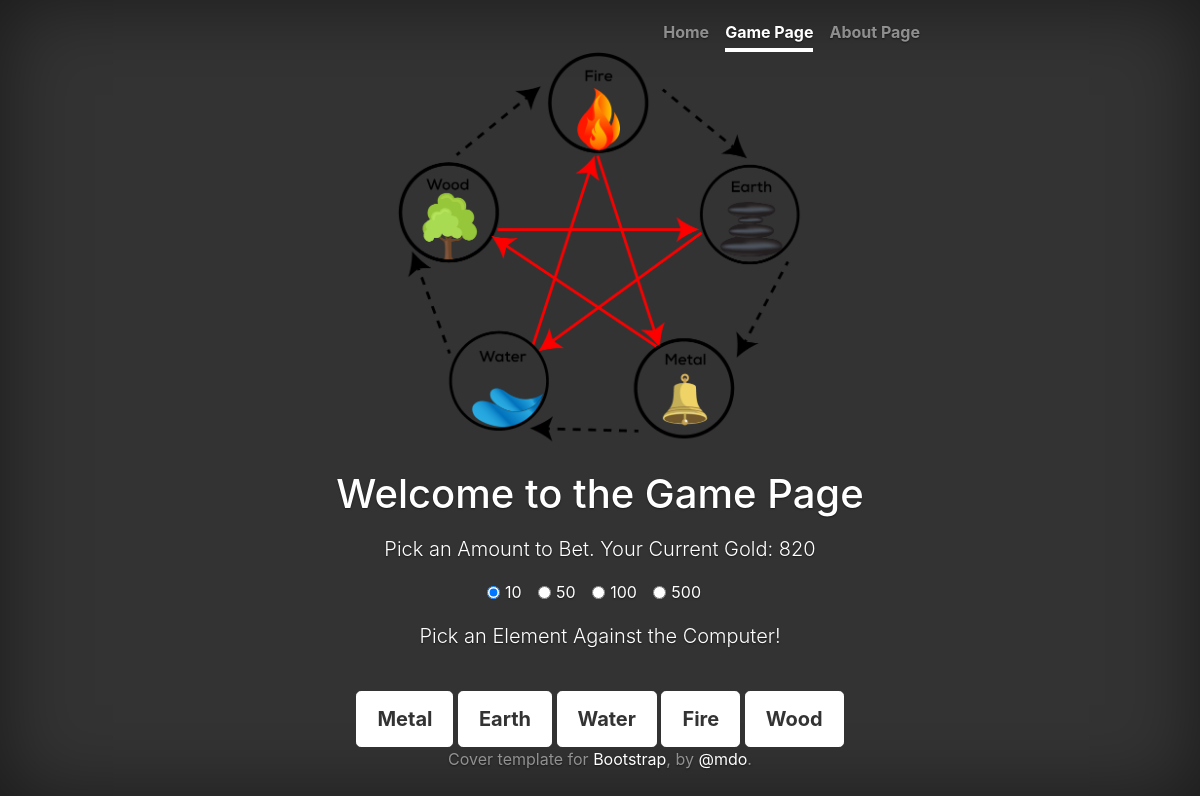
The page /game_page (signed in) on the database as committed earlier.
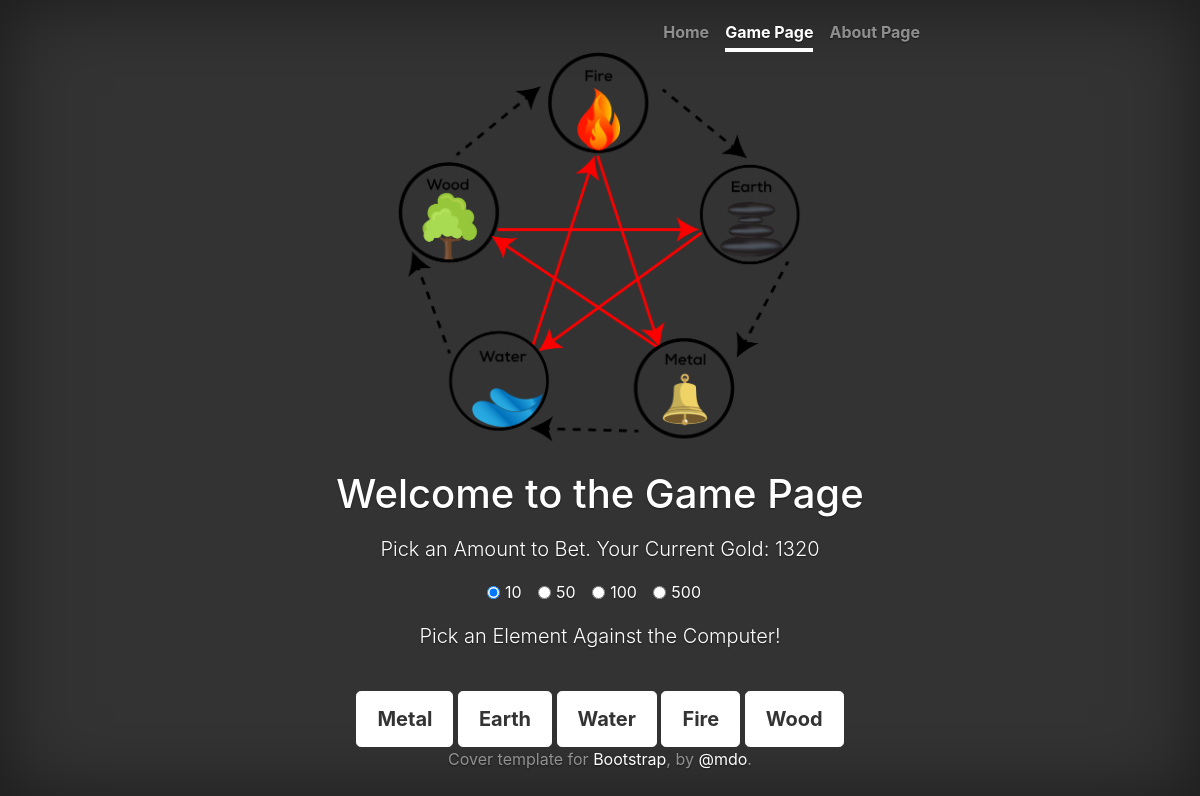
The same page on the database as committed later.
### group_app/models.py (models this page shows)
class User(models.Model):
    user_name = models.CharField(max_length=20)
    email = models.CharField(max_length=40)
    password = models.CharField(max_length=250)
    gold = models.IntegerField(default=1000)
    avatar = models.CharField(max_length=12, default="Metal")
    created_at = models.DateTimeField(auto_now_add=True)
    updated_at = models.DateTimeField(auto_now=True)
    objects = UserManager()

### group_app/views.py (the view)
# urls.py: path('game_page', views.game_page, name="game_page"),
def game_page(request):
    this_user = User.objects.get(id=request.session['user_id'])
    context = {
        'user': this_user,
    }
    return render(request, 'game_page.html', context)

### group_app/templates/game_page.html (shortened to what this page needs)
<!doctype html>
<html lang="en">
<head>
    {% load static %}
    <link href="{% static 'bootstrap.min.css' %}" rel="stylesheet">
    <link rel="stylesheet" href="{% static 'cover.css' %}">
</head>
<body class="text-center">
    <div class="cover-container d-flex h-100 p-3 mx-auto flex-column">
        <header class="masthead mb-auto">
            <div class="inner">
                <nav class="nav nav-masthead justify-content-center">
                    <a class="nav-link" href="{% url 'main' %}">Home</a>
                    <a class="nav-link active" href="{% url 'game_page' %}">Game Page</a>
                    <a class="nav-link " href="{% url 'about_page' %}">About Page</a>
                </nav>
            </div>
        </header>
        <main role="main" class="inner cover">
            <p class="lead">
                <img src="{% static 'element.png' %}" alt="" width=70%>
            </p>
            <h1 class="cover-heading">Welcome to the Game Page</h1>
            <p class="lead mt-3">Pick an Amount to Bet. Your Current Gold: {{ user.gold }}</p>
            <form action="/user_choice" method="POST">
                <div class="form-check form-check-inline">
                    <input class="form-check-input" type="radio" name="bet_amount" value="10" checked="checked">
                    <label class="form-check-label">10</label>
                </div>
                <div class="form-check form-check-inline">
                    <input class="form-check-input" type="radio" name="bet_amount" value="50">
                    <label class="form-check-label">50</label>
                </div>
                <div class="form-check form-check-inline">
                    <input class="form-check-input" type="radio" name="bet_amount" value="100">
                    <label class="form-check-label">100</label>
                </div>
                <div class="form-check form-check-inline">
                    <input class="form-check-input" type="radio" name="bet_amount" value="500">
                    <label class="form-check-label">500</label>
                </div>
                <p class="lead mt-3">Pick an Element Against the Computer!</p> <br>
                <input type="submit" class="btn btn-lg btn-secondary" value="Metal" name="choice">
                <input type="submit" class="btn btn-lg btn-secondary" value="Earth" name="choice">
                <input type="submit" class="btn btn-lg btn-secondary" value="Water" name="choice">
                <input type="submit" class="btn btn-lg btn-secondary" value="Fire" name="choice">
                <input type="submit" class="btn btn-lg btn-secondary" value="Wood" name="choice">
            </form>
        </main>
        <footer class="mastfoot mt-auto">
            <div class="inner">
                <p>Cover template for <a href="https://getbootstrap.com/">Bootstrap</a>, by <a href="https://twitter.com/mdo">@mdo</a>.</p>
            </div>
        </footer>
    </div>
</body>
</html>

### group_app/static/cover.css (style rules this page uses)
a, a:focus, a:hover { color: #fff; }
.btn-secondary, .btn-secondary:hover, .btn-secondary:focus { color: #333; text-shadow: none; background-color: #fff; border: .05rem solid #fff; }
html, body { height: 100%; background-color: #333; }
body { display: -ms-flexbox; display: -webkit-box; display: flex; -ms-flex-pack: center; -webkit-box-pack: center; justify-content: center; color: #fff; text-shadow: 0 .05rem .1rem rgba(0, 0, 0, .5); box-shadow: inset 0 0 5rem rgba(0, 0, 0, .5); }
.cover-container { max-width: 42em; }
.masthead { margin-bottom: 2rem; }
.nav-masthead .nav-link { padding: .25rem 0; font-weight: 700; color: rgba(255, 255, 255, .5); background-color: transparent; border-bottom: .25rem solid transparent; }
.nav-masthead .nav-link + .nav-link { margin-left: 1rem; }
.nav-masthead .active { color: #fff; border-bottom-color: #fff; }
@media (min-width: 48em) { .nav-masthead { float: right; } }
.cover { padding: 0 1.5rem; }
.cover .btn-lg { padding: .75rem 1.25rem; font-weight: 700; }
.mastfoot { color: rgba(255, 255, 255, .5); }

Rows that differ between the two databases and show on the page:
changed User: gold "820" → "1320"
